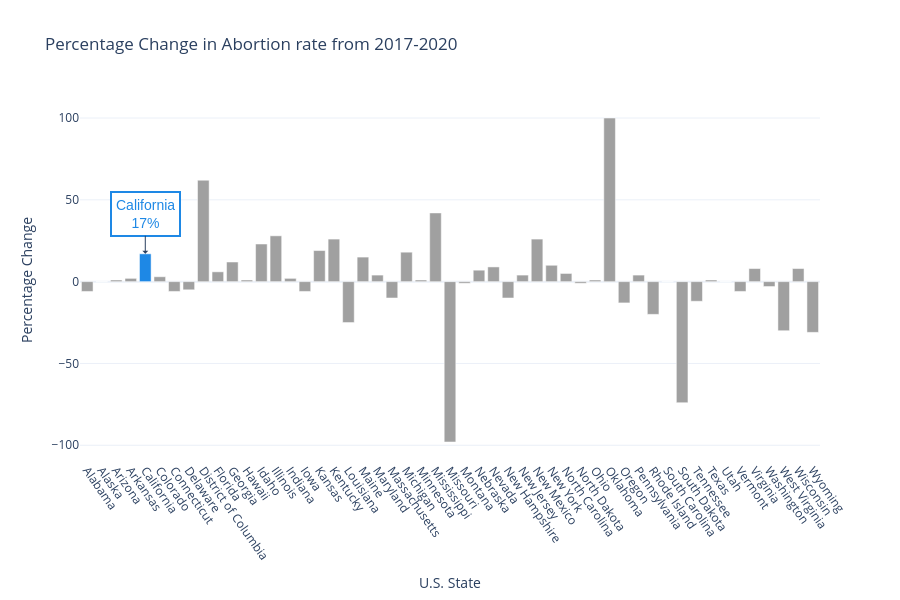

The code cell stored with this chart in its notebook:
### Code cell
fig = go.Figure(data=[
    go.Bar(name='Percentage Change in Abortion Rates (2014-2017)',
          x=df['U.S. State'],
          y=df['% change in abortion rate, 2017-2020'],
          # Create a list of colors where California is blue, all others are gray
          marker_color=['#1E88E5' if state == 'California' else '#A0A0A0' for state in df['U.S. State']],
        #   # Add text only on California's bar
        #   text=[f"{value}%" if state == 'California' else "" for state, value in zip(df['U.S. State'], df['% change in abortion rate, 2017-2020'])],
        #   textposition='outside'
    )
])

fig.update_layout(
    title='Percentage Change in Abortion rate from 2017-2020',
    xaxis_title='U.S. State',
    yaxis_title='Percentage Change',
    barmode='group',
    template='plotly_white',
    height=600,
    # Tilt the x-axis labels by 45 degrees
    xaxis=dict(
        tickangle=55
    ),
    # Add annotations for California
    annotations=[
        dict(
            x='California',
            y=df[df['U.S. State'] == 'California']['% change in abortion rate, 2017-2020'].values[0],
            text=f"California<br>{df[df['U.S. State'] == 'California']['% change in abortion rate, 2017-2020'].values[0]}%",
            showarrow=True,
            arrowhead=1,
            ax=0,
            ay=-40,
            font=dict(
                size=14,
                color='#1E88E5',
                family='Arial, sans-serif'
            ),
            bgcolor='rgba(255, 255, 255, 0.8)',
            bordercolor='#1E88E5',
            borderwidth=2,
            borderpad=4
        )
    ]
)

fig.show()

### Figure 1 — Plotly figure (JSON) as saved in the notebook; plotly's stock layout.template omitted (floating-point values rounded to 4 significant figures)
{"data": [{"marker": {"color": ["#A0A0A0", "#A0A0A0", "#A0A0A0", "#A0A0A0", "#1E88E5", "#A0A0A0", "#A0A0A0", "#A0A0A0", "#A0A0A0", "#A0A0A0", "#A0A0A0", "#A0A0A0", "#A0A0A0", "#A0A0A0", "#A0A0A0", "#A0A0A0", "#A0A0A0", "#A0A0A0", "#A0A0A0", "#A0A0A0", "#A0A0A0", "#A0A0A0", "#A0A0A0", "#A0A0A0", "#A0A0A0", "#A0A0A0", "#A0A0A0", "#A0A0A0", "#A0A0A0", "#A0A0A0", "#A0A0A0", "#A0A0A0", "#A0A0A0", "#A0A0A0", "#A0A0A0", "#A0A0A0", "#A0A0A0", "#A0A0A0", "#A0A0A0", "#A0A0A0", "#A0A0A0", "#A0A0A0", "#A0A0A0", "#A0A0A0", "#A0A0A0", "#A0A0A0", "#A0A0A0", "#A0A0A0", "#A0A0A0", "#A0A0A0", "#A0A0A0"]}, "name": "Percentage Change in Abortion Rates (2014-2017)", "type": "bar", "x": ["Alabama", "Alaska", "Arizona", "Arkansas", "California", "Colorado", "Connecticut", "Delaware", "District of Columbia", "Florida", "Georgia", "Hawaii", "Idaho", "Illinois", "Indiana", "Iowa", "Kansas", "Kentucky", "Louisiana", "Maine", "Maryland", "Massachusetts", "Michigan", "Minnesota", "Mississippi", "Missouri", "Montana", "Nebraska", "Nevada", "New Hampshire", "New Jersey", "New Mexico", "New York", "North Carolina", "North Dakota", "Ohio", "Oklahoma", "Oregon", "Pennsylvania", "Rhode Island", "South Carolina", "South Dakota", "Tennessee", "Texas", "Utah", "Vermont", "Virginia", "Washington", "West Virginia", "Wisconsin", "Wyoming"], "y": [-6, 0, 1, 2, 17, 3, -6, -5, 62, 6, 12, 1, 23, 28, 2, -6, 19, 26, -25, 15, 4, -10, 18, 1, 42, -98, -1, 7, 9, -10, 4, 26, 10, 5, -1, 1, 100, -13, 4, -20, 0, -74, -12, 1, 0, -6, 8, -3, -30, 8, -31]}], "layout": {"annotations": [{"arrowhead": 1, "ax": 0, "ay": -40, "bgcolor": "rgba(255, 255, 255, 0.8)", "bordercolor": "#1E88E5", "borderpad": 4, "borderwidth": 2, "font": {"color": "#1E88E5", "family": "Arial, sans-serif", "size": 14}, "showarrow": true, "text": "California<br>17%", "x": "California", "y": 17}], "barmode": "group", "height": 600, "title": {"text": "Percentage Change in Abortion rate from 2017-2020"}, "xaxis": {"tickangle": 55, "title": {"text": "U.S. State"}}, "yaxis": {"title": {"text": "Percentage Change"}}}}
